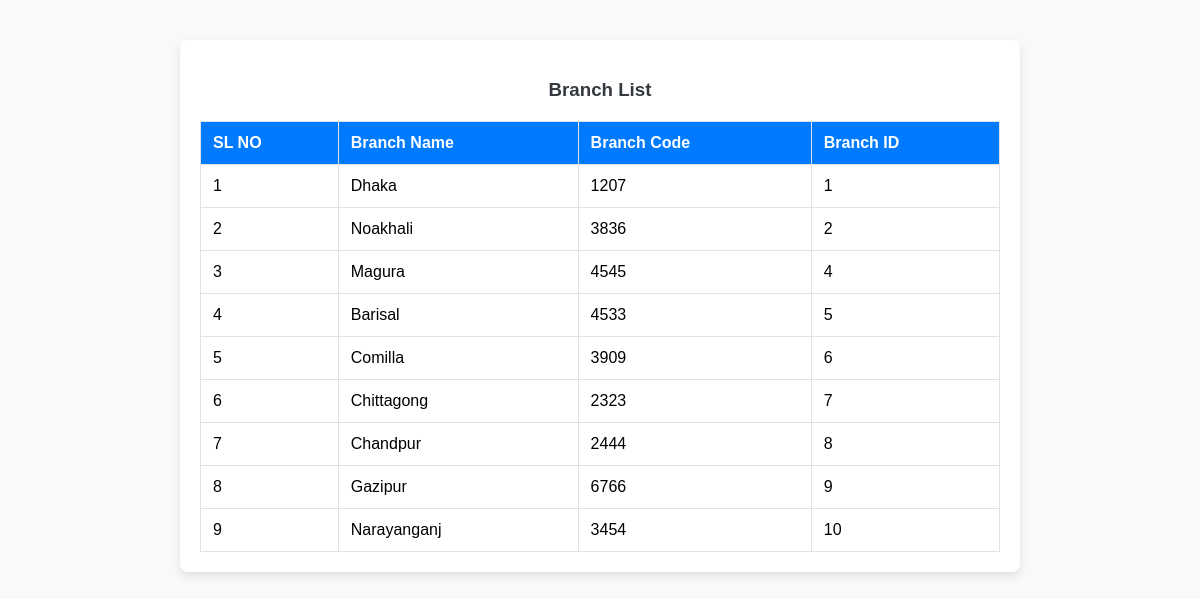
The page /adminpannel/pages/branch/branchshow.php on the database its author committed.
### tables this page shows
CREATE TABLE `branch` (
  `branch_id` int(11) NOT NULL,
  `branch_name` varchar(111) NOT NULL,
  `branch_code` varchar(11) NOT NULL
);

### adminpannel/pages/branch/branchshow.php (the view, shortened to what this page needs)
<?php
$database = mysqli_connect("localhost", "root", "", "fasttrack");
?>
<!doctype html>
<html lang="en">
<head>
</head>
<body>
    <?php
    $query = "SELECT * FROM branch";
    $ns = $database->query($query);
    echo "<div class='table-container'>
    <h3>Branch List</h3>
    <table>
        <thead>
            <tr>
                <th>SL NO</th>
                <th>Branch Name</th>
                <th>Branch Code</th>
                <th>Branch ID</th>
            </tr>
        </thead>";
    $serial = 1;
    while ($row = $ns->fetch_assoc()) {
        echo "
        <tbody>
            <tr>
                <td>{$serial}</td>
                <td>{$row['branch_name']}</td>
                <td>{$row['branch_code']}</td>
                <td>{$row['branch_id']}</td>
            </tr>
        </tbody>";
        $serial++;
    }
    echo " </table> </div>";
    ?>
</body>
</html>

### adminpannel/pages/branch/branchshow.php (style rules this page uses)
body { font-family: Arial, sans-serif; background-color: #f8f9fa; margin: 0; padding: 20px; }
.table-container { margin: 20px auto; padding: 20px; max-width: 800px; background-color: #ffffff; border-radius: 8px; box-shadow: 0 4px 8px rgba(0, 0, 0, 0.1); }
h3 { text-align: center; margin-bottom: 20px; color: #343a40; }
table { width: 100%; border-collapse: collapse; }
thead { background-color: #007bff; color: #ffffff; }
th, td { padding: 12px; text-align: left; border: 1px solid #dee2e6; }

### rows shown on the page
branch: branch_name "Dhaka", branch_code "1207", branch_id "1"
branch: branch_name "Noakhali", branch_code "3836", branch_id "2"
branch: branch_name "Magura", branch_code "4545", branch_id "4"
branch: branch_name "Barisal", branch_code "4533", branch_id "5"
branch: branch_name "Comilla", branch_code "3909", branch_id "6"
branch: branch_name "Chittagong", branch_code "2323", branch_id "7"
branch: branch_name "Chandpur", branch_code "2444", branch_id "8"
branch: branch_name "Gazipur", branch_code "6766", branch_id "9"
branch: branch_name "Narayanganj", branch_code "3454", branch_id "10"
